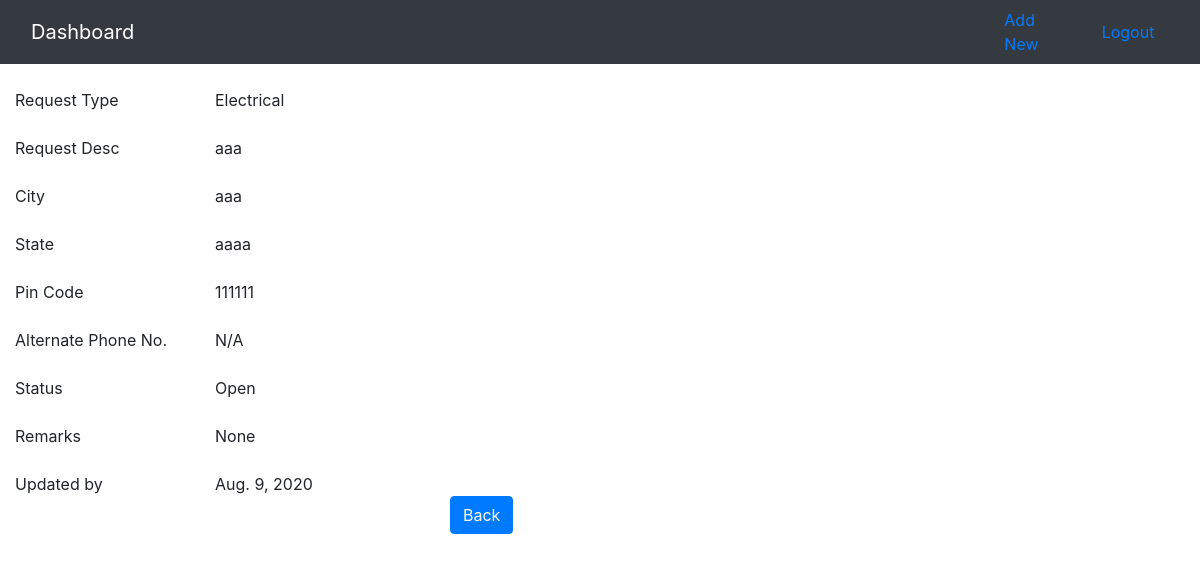
Page /view/1 (signed in) on the committed database.
### handler/models.py (models this page shows)
class RequestList(models.Model):
    request_type = models.CharField(max_length=100)
    request_desc = models.CharField(max_length=500)
    request_date = models.DateField(auto_created=True, default=datetime.now().date())
    city = models.CharField(max_length=30)
    state = models.CharField(max_length=30)
    pin_code = models.CharField(max_length=6)
    status = models.CharField(max_length=100, default='Open')
    remarks = models.CharField(max_length=500, null=True)
    mobile_number = models.CharField(max_length=15, verbose_name="Alternate Phone number", default="N/A")

### handler/views.py (the view)
# urls.py: path('view/<int:request_id>', view_data, name="view_data"),
@login_required
def view_data(request, request_id):
    context = {
        'data' : RequestList.objects.get(pk=request_id)
    }
    return render(request, 'handler/view_data.html', context)

### handler/templates/handler/view_data.html (shortened to what this page needs)
{% extends 'base.html' %}
{% block content %}
    <br>
    <div class="col-lg-6">
        <div class="row">
            <div class="col-lg-4">Request Type</div>
            <div class="col-lg-6">{{ data.request_type }}</div>
        </div>
    </div>
    <br>
    <div class="col-lg-6">
        <div class="row">
            <div class="col-lg-4">Request Desc</div>
            <div class="col-lg-6">{{ data.request_desc }}</div>
        </div>
    </div>
    <br>
    <div class="col-lg-6">
        <div class="row">
            <div class="col-lg-4">City</div>
            <div class="col-lg-6">{{ data.city }}</div>
        </div>
    </div>
    <br>
    <div class="col-lg-6">
        <div class="row">
            <div class="col-lg-4">State</div>
            <div class="col-lg-6">{{ data.state }}</div>
        </div>
    </div>
    <br>
    <div class="col-lg-6">
        <div class="row">
            <div class="col-lg-4">Pin Code</div>
            <div class="col-lg-6">{{ data.pin_code }}</div>
        </div>
    </div>
    <br>
    <div class="col-lg-6">
        <div class="row">
            <div class="col-lg-4">Alternate Phone No.</div>
            <div class="col-lg-6">{{ data.mobile_number }}</div>
        </div>
    </div>
    <br>
    <div class="col-lg-6">
        <div class="row">
            <div class="col-lg-4">Status</div>
            <div class="col-lg-6">{{ data.status }}</div>
        </div>
    </div>
    <br>
    <div class="col-lg-6">
        <div class="row">
            <div class="col-lg-4">Remarks</div>
            <div class="col-lg-6">{{ data.remarks }}</div>
        </div>
    </div>
    <br>
    <div class="col-lg-6">
        <div class="row">
            <div class="col-lg-4">Updated by</div>
            <div class="col-lg-6">{{ data.request_date }}</div>
        </div>
    </div>
    <div class="mx-auto" style="width:300px;">
    <button type="button" class="btn btn-primary" onclick="location.href='{% url 'handler:index' %}'">
            Back
        </button>
    </div>
{% endblock %}

### rows in the picture
RequestList: request_type "Electrical", request_desc "aaa", city "aaa", state "aaaa", pin_code "111111", mobile_number "N/A", status "Open", remarks "None", request_date "Aug. 9, 2020"
